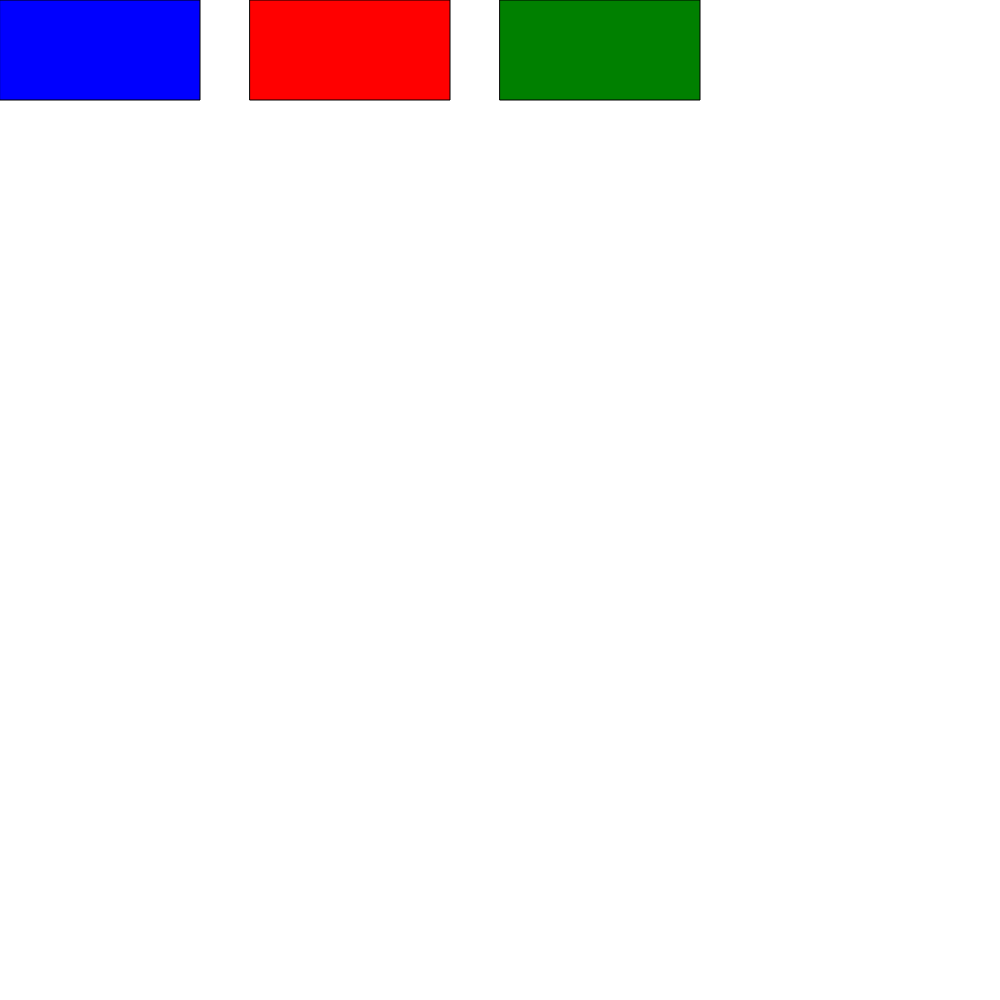
Frame 1 (no input)
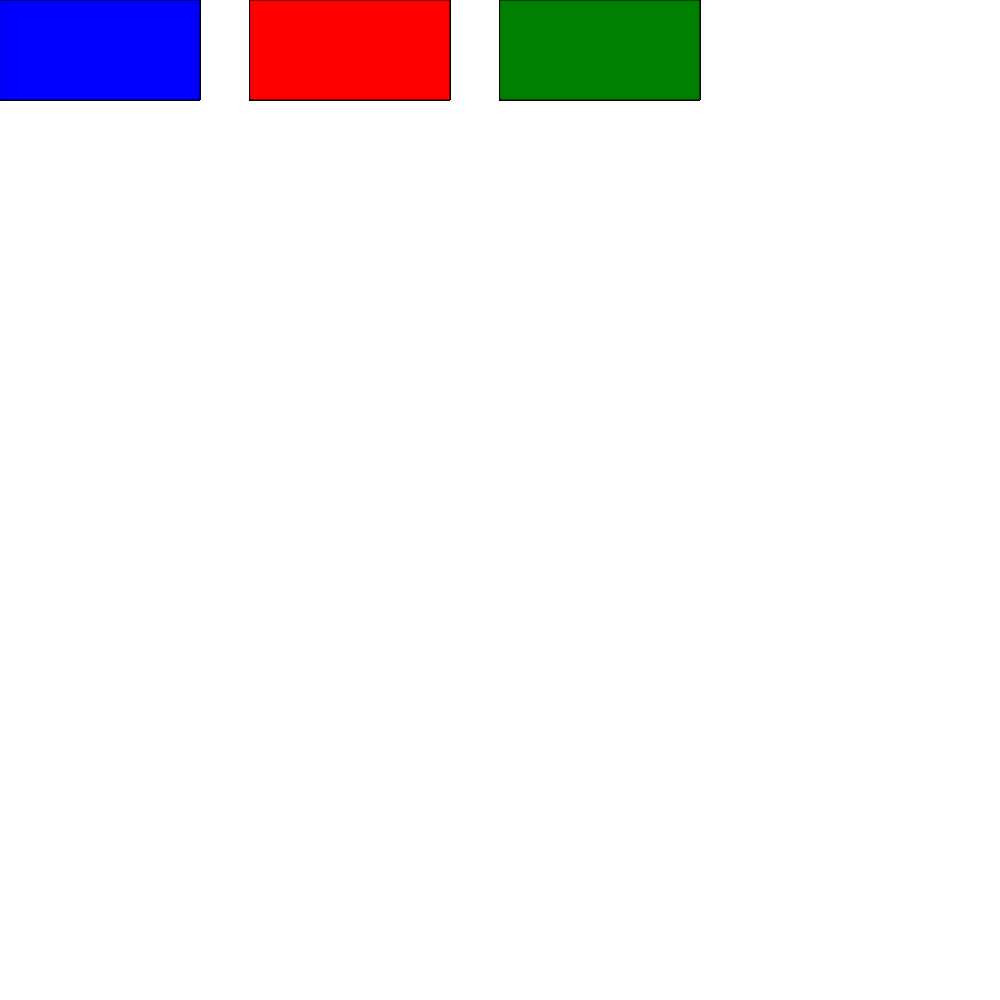
Frame 60 (no input)
Frame 120 (the mouse pressed at the canvas centre since frame 60): identical to frame 60, image omitted

The p5.js sketch that drew these frames (run headless with seeded random() and noise() and a simulated clock; from frame 60 on, the mouse is pressed at the canvas centre):

// p5.js sketch
// ── sketch.js
var fillColor = "#fae";
var boxWidth = 200;
var boxHeight = 100;

var blueBoxX = 0;
var redBoxX = 250;
var greenBoxX = 500;

function setup() {
    createCanvas(1000,1000); // Set canvas to 500x500
}

function draw() {
    fill('blue');
    rect(blueBoxX, 0, boxWidth, boxHeight);

    fill('red');
    rect(redBoxX, 0, boxWidth, boxHeight);

    fill('green');
    rect(greenBoxX, 0, boxWidth, boxHeight);
}

function mouseDragged() {
    fill(fillColor);
    // Create a circle with origin of the mouse's X and Y coordinates
    //circle(mouseX, mouseY, 100);

    // Create a circle with mouse origins but different size each time
    circle(mouseX, mouseY, random(50,300));
}

function mouseClicked() {
    if(mouseY >=0 && mouseY <= boxHeight) {
        if(mouseX >= blueBoxX && mouseX <= blueBoxX + boxWidth)
            fillColor = "blue";
        else if(mouseX >= redBoxX && mouseX <= redBoxX + boxWidth)
            fillColor = "red";
        else if(mouseX >= greenBoxX && mouseX <= greenBoxX + boxWidth)
            fillColor = "green";
    }
    
}
